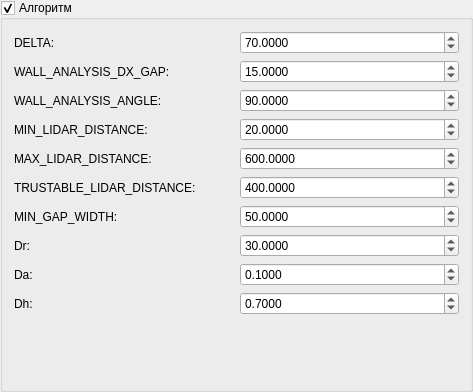
<?xml version="1.0" encoding="UTF-8"?>
<ui version="4.0">
 <class>groupBox_show</class>
 <widget class="QGroupBox" name="groupBox_show">
  <property name="geometry">
   <rect>
    <x>0</x>
    <y>0</y>
    <width>473</width>
    <height>392</height>
   </rect>
  </property>
  <property name="windowTitle">
   <string>GroupBox</string>
  </property>
  <property name="title">
   <string>Алгоритм</string>
  </property>
  <property name="checkable">
   <bool>true</bool>
  </property>
  <layout class="QGridLayout" name="gridLayout">
   <item row="0" column="0">
    <widget class="QLabel" name="label_3">
     <property name="text">
      <string>DELTA:</string>
     </property>
    </widget>
   </item>
   <item row="0" column="1">
    <widget class="QDoubleSpinBox" name="doubleSpinBox_DELTA">
     <property name="decimals">
      <number>4</number>
     </property>
     <property name="minimum">
      <double>-10000.000000000000000</double>
     </property>
     <property name="maximum">
      <double>10000.000000000000000</double>
     </property>
     <property name="singleStep">
      <double>0.001000000000000</double>
     </property>
     <property name="value">
      <double>70.000000000000000</double>
     </property>
    </widget>
   </item>
   <item row="1" column="0">
    <widget class="QLabel" name="label_12">
     <property name="text">
      <string>WALL_ANALYSIS_DX_GAP:</string>
     </property>
    </widget>
   </item>
   <item row="1" column="1">
    <widget class="QDoubleSpinBox" name="doubleSpinBox_WALL_ANALYSIS_DX_GAP">
     <property name="decimals">
      <number>4</number>
     </property>
     <property name="minimum">
      <double>-10000.000000000000000</double>
     </property>
     <property name="maximum">
      <double>10000.000000000000000</double>
     </property>
     <property name="singleStep">
      <double>0.001000000000000</double>
     </property>
     <property name="value">
      <double>15.000000000000000</double>
     </property>
    </widget>
   </item>
   <item row="2" column="0">
    <widget class="QLabel" name="label_13">
     <property name="text">
      <string>WALL_ANALYSIS_ANGLE:</string>
     </property>
    </widget>
   </item>
   <item row="2" column="1">
    <widget class="QDoubleSpinBox" name="doubleSpinBox_WALL_ANALYSIS_ANGLE">
     <property name="decimals">
      <number>4</number>
     </property>
     <property name="minimum">
      <double>-10000.000000000000000</double>
     </property>
     <property name="maximum">
      <double>10000.000000000000000</double>
     </property>
     <property name="singleStep">
      <double>0.001000000000000</double>
     </property>
     <property name="value">
      <double>90.000000000000000</double>
     </property>
    </widget>
   </item>
   <item row="3" column="0">
    <widget class="QLabel" name="label_14">
     <property name="text">
      <string>MIN_LIDAR_DISTANCE:</string>
     </property>
    </widget>
   </item>
   <item row="3" column="1">
    <widget class="QDoubleSpinBox" name="doubleSpinBox_MIN_LIDAR_DISTANCE">
     <property name="decimals">
      <number>4</number>
     </property>
     <property name="minimum">
      <double>-10000.000000000000000</double>
     </property>
     <property name="maximum">
      <double>10000.000000000000000</double>
     </property>
     <property name="singleStep">
      <double>0.001000000000000</double>
     </property>
     <property name="value">
      <double>20.000000000000000</double>
     </property>
    </widget>
   </item>
   <item row="4" column="0">
    <widget class="QLabel" name="label_15">
     <property name="text">
      <string>MAX_LIDAR_DISTANCE:</string>
     </property>
    </widget>
   </item>
   <item row="4" column="1">
    <widget class="QDoubleSpinBox" name="doubleSpinBox_MAX_LIDAR_DISTANCE">
     <property name="decimals">
      <number>4</number>
     </property>
     <property name="minimum">
      <double>-10000.000000000000000</double>
     </property>
     <property name="maximum">
      <double>10000.000000000000000</double>
     </property>
     <property name="singleStep">
      <double>0.001000000000000</double>
     </property>
     <property name="value">
      <double>600.000000000000000</double>
     </property>
    </widget>
   </item>
   <item row="5" column="0">
    <widget class="QLabel" name="label_16">
     <property name="text">
      <string>TRUSTABLE_LIDAR_DISTANCE:</string>
     </property>
    </widget>
   </item>
   <item row="5" column="1">
    <widget class="QDoubleSpinBox" name="doubleSpinBox_TRUSTABLE_LIDAR_DISTANCE">
     <property name="decimals">
      <number>4</number>
     </property>
     <property name="minimum">
      <double>-10000.000000000000000</double>
     </property>
     <property name="maximum">
      <double>10000.000000000000000</double>
     </property>
     <property name="singleStep">
      <double>0.001000000000000</double>
     </property>
     <property name="value">
      <double>400.000000000000000</double>
     </property>
    </widget>
   </item>
   <item row="6" column="0">
    <widget class="QLabel" name="label_17">
     <property name="text">
      <string>MIN_GAP_WIDTH:</string>
     </property>
    </widget>
   </item>
   <item row="6" column="1">
    <widget class="QDoubleSpinBox" name="doubleSpinBox_MIN_GAP_WIDTH">
     <property name="decimals">
      <number>4</number>
     </property>
     <property name="minimum">
      <double>-10000.000000000000000</double>
     </property>
     <property name="maximum">
      <double>10000.000000000000000</double>
     </property>
     <property name="singleStep">
      <double>0.001000000000000</double>
     </property>
     <property name="value">
      <double>50.000000000000000</double>
     </property>
    </widget>
   </item>
   <item row="7" column="0">
    <widget class="QLabel" name="label_18">
     <property name="text">
      <string>Dr:</string>
     </property>
    </widget>
   </item>
   <item row="7" column="1">
    <widget class="QDoubleSpinBox" name="doubleSpinBox_Dr">
     <property name="decimals">
      <number>4</number>
     </property>
     <property name="minimum">
      <double>-10000.000000000000000</double>
     </property>
     <property name="maximum">
      <double>10000.000000000000000</double>
     </property>
     <property name="singleStep">
      <double>0.001000000000000</double>
     </property>
     <property name="value">
      <double>30.000000000000000</double>
     </property>
    </widget>
   </item>
   <item row="8" column="0">
    <widget class="QLabel" name="label_19">
     <property name="text">
      <string>Da:</string>
     </property>
    </widget>
   </item>
   <item row="8" column="1">
    <widget class="QDoubleSpinBox" name="doubleSpinBox_Da">
     <property name="decimals">
      <number>4</number>
     </property>
     <property name="minimum">
      <double>-10000.000000000000000</double>
     </property>
     <property name="maximum">
      <double>10000.000000000000000</double>
     </property>
     <property name="singleStep">
      <double>0.001000000000000</double>
     </property>
     <property name="value">
      <double>0.100000000000000</double>
     </property>
    </widget>
   </item>
   <item row="9" column="0">
    <widget class="QLabel" name="label_21">
     <property name="text">
      <string>Dh:</string>
     </property>
    </widget>
   </item>
   <item row="9" column="1">
    <widget class="QDoubleSpinBox" name="doubleSpinBox_Dh">
     <property name="decimals">
      <number>4</number>
     </property>
     <property name="minimum">
      <double>-10000.000000000000000</double>
     </property>
     <property name="maximum">
      <double>10000.000000000000000</double>
     </property>
     <property name="singleStep">
      <double>0.001000000000000</double>
     </property>
     <property name="value">
      <double>0.700000000000000</double>
     </property>
    </widget>
   </item>
   <item row="10" column="0">
    <spacer name="verticalSpacer_2">
     <property name="orientation">
      <enum>Qt::Vertical</enum>
     </property>
     <property name="sizeHint" stdset="0">
      <size>
       <width>20</width>
       <height>96</height>
      </size>
     </property>
    </spacer>
   </item>
  </layout>
 </widget>
 <resources/>
 <connections/>
</ui>
